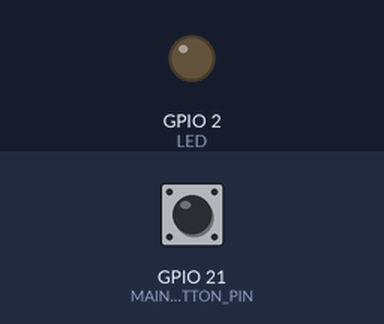
A program run on a simulated ESP32. Parts: output pins drawn as LEDs (lit = HIGH). The test bench sets the inputs (shaded band); at power-on: GPIO 21 (MAIN_BUTTON_PIN) LOW.

Above: at 0.8 s.
0.9 s: GPIO 21 (MAIN_BUTTON_PIN) pulled HIGH for 0.15 s
At 1.02 s:
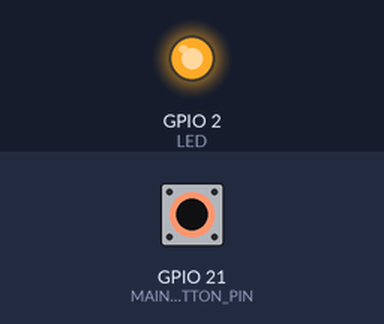
2.6 s: GPIO 21 (MAIN_BUTTON_PIN) pulled HIGH for 3.2 s
At 6.2 s:
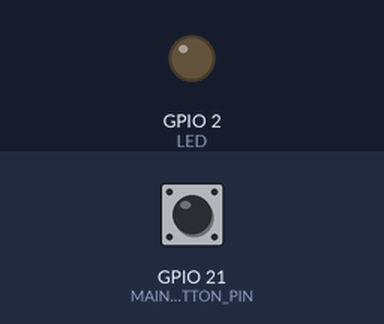
Timing chart, 0 to 7.7 s (numbered marks = the images above; inputs shaded):
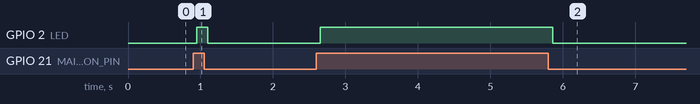

The program:

main.cpp
```cpp
#include <Arduino.h>
#include "task.h"
#include "messaging.h"

QueueHandle_t buttonQueue;

void setup()
{
  ESP_LOGI("*", "STARTED");

  // Enabled ISR service
  gpio_install_isr_service(0);

  // Init tasks
  init_led_task();
  init_log_task();
  init_button_task();
  init_messaging();

  // Run tasks
  run_led_task();
  run_log_task();
  run_button_task();

  // Free up the Arduino loop task
  vTaskDelete(NULL);
}

void loop() {}
```

button.h
```cpp
#ifndef BUTTON_H
#define BUTTON_H

#include <Arduino.h>

typedef enum
{
  RELEASED,
  PRESSED,
  ON_HOLD
} ButtonState_t;

typedef struct
{
  gpio_num_t pin;
  ButtonState_t state;
} ButtonEvent_t;

#endif
```

button_task.h
```cpp
#ifndef BUTTON_TASK_H
#define BUTTON_TASK_H

#define BUTTON_LONG_PRESS_REPEAT_MS 200
#define BUTTON_LONG_PRESS_DURATION_MS 2000

#endif
```

messaging.h
```cpp
#ifndef MESSAGING_H
#define MESSAGING_H

#include <Arduino.h>
#include "button.h"

#define BUTTON_QUEUE_SIZE 4

extern QueueHandle_t buttonQueue;

void init_messaging();

#endif
```

task.h
```cpp
#ifndef TASK_H
#define TASK_H

// LED
void init_led_task();
void run_led_task();

// LOGGER
void init_log_task();
void run_log_task();

// BUTTON
void init_button_task();
void run_button_task();

#endif
```

utils.h
```cpp
#ifndef UTILS_H
#define UTILS_H

// Macro to print uint8, uint16 and uint32 as byte representation: 1111000111
#define PRINTF_BINARY_PATTERN_INT8 "%c%c%c%c%c%c%c%c"
#define PRINTF_BYTE_TO_BINARY_INT8(i)    \
    (((i) & 0x80ll) ? '1' : '0'), \
    (((i) & 0x40ll) ? '1' : '0'), \
    (((i) & 0x20ll) ? '1' : '0'), \
    (((i) & 0x10ll) ? '1' : '0'), \
    (((i) & 0x08ll) ? '1' : '0'), \
    (((i) & 0x04ll) ? '1' : '0'), \
    (((i) & 0x02ll) ? '1' : '0'), \
    (((i) & 0x01ll) ? '1' : '0')

#define PRINTF_BINARY_PATTERN_INT16 \
    PRINTF_BINARY_PATTERN_INT8              PRINTF_BINARY_PATTERN_INT8
#define PRINTF_BYTE_TO_BINARY_INT16(i) \
    PRINTF_BYTE_TO_BINARY_INT8((i) >> 8),   PRINTF_BYTE_TO_BINARY_INT8(i)
#define PRINTF_BINARY_PATTERN_INT32 \
    PRINTF_BINARY_PATTERN_INT16             PRINTF_BINARY_PATTERN_INT16
#define PRINTF_BYTE_TO_BINARY_INT32(i) \
    PRINTF_BYTE_TO_BINARY_INT16((i) >> 16), PRINTF_BYTE_TO_BINARY_INT16(i)
#define PRINTF_BINARY_PATTERN_INT64    \
    PRINTF_BINARY_PATTERN_INT32             PRINTF_BINARY_PATTERN_INT32
#define PRINTF_BYTE_TO_BINARY_INT64(i) \
    PRINTF_BYTE_TO_BINARY_INT32((i) >> 32), PRINTF_BYTE_TO_BINARY_INT32(i)

#endif
```

buton_task.cpp
```cpp
#include <Arduino.h>
#include "task.h"
#include "button_task.h"
#include "button.h"
#include "messaging.h"
#include "utils.h"

#define MAIN_BUTTON_PIN GPIO_NUM_21
#define MASK 0b1111000000111111

const uint8_t buttons_count = 1;

typedef struct
{
  gpio_num_t pin;
  bool inverted;
  uint16_t history;
  uint32_t down_time;
  uint32_t next_long_time;
} Button_t;

Button_t *buttons;

static void update_button(Button_t *btn);
static void button_handler(void *params);
static bool is_button_up(Button_t *btn);
static bool is_button_down(Button_t *btn);
static void send_event(gpio_num_t pin, ButtonState_t state);

void init_button_task()
{
  buttons = (Button_t *)calloc(buttons_count, sizeof(Button_t));
  // queue = xQueueCreate(BUTTON_QUEUE_SIZE, sizeof(ButtonEvent_t));

  // Super bad. It should be filed from config
  buttons[0].pin = MAIN_BUTTON_PIN;
  buttons[0].inverted = true;

  for (size_t i = 0; i < buttons_count; i++)
  {
    gpio_pad_select_gpio(buttons[i].pin);
    gpio_set_direction(buttons[i].pin, GPIO_MODE_INPUT);
    gpio_set_pull_mode(buttons[i].pin, GPIO_FLOATING);
    // gpio_isr_handler_add(buttons[i].pin, isrButtonPress, NULL);
    // gpio_set_intr_type(buttons[i].pin, GPIO_INTR_ANYEDGE);
    // gpio_intr_enable(buttons[i].pin);
  }

  ESP_LOGI("*", "BUTTONS INITIATED");
}

void run_button_task()
{
  xTaskCreatePinnedToCore(button_handler, "BUTTON_TASK", 1024, NULL, tskIDLE_PRIORITY, NULL, 1);
}

static void update_button(Button_t *btn)
{
  btn->history = (btn->history << 1) | gpio_get_level(btn->pin);
}

static bool is_button_pressed(Button_t *btn)
{
  if ((btn->history & MASK) == 0b0000000000111111)
  {
    btn->history = 0xffff;
    return 1;
  }
  return 0;
}

static bool is_button_released(Button_t *btn)
{
  if ((btn->history & MASK) == 0b1111000000000000)
  {
    btn->history = 0x0000;
    return true;
  }
  return false;
}

static bool is_button_down(Button_t *btn)
{
  return btn->inverted
             ? is_button_pressed(btn)
             : is_button_released(btn);
}

static bool is_button_up(Button_t *btn)
{
  return btn->inverted
             ? is_button_released(btn)
             : is_button_pressed(btn);
}

static void send_event(gpio_num_t pin, ButtonState_t state)
{
  ButtonEvent_t event = {
      .pin = pin,
      .state = state};

  xQueueSend(buttonQueue, &event, portMAX_DELAY);
}

static void button_handler(void *params)
{
  for (;;)
  {
    for (size_t i = 0; i < buttons_count; i++)
    {
      update_button(&buttons[i]);
      if (is_button_down(&buttons[i]) && buttons[i].down_time == 0)
      {
        ESP_LOGI("*", "%d  DOWN", buttons[i].pin);
        buttons[i].down_time = millis();
        buttons[i].next_long_time = buttons[i].down_time + BUTTON_LONG_PRESS_DURATION_MS;

        send_event(buttons[i].pin, PRESSED);
      }
      else if (is_button_up(&buttons[i]))
      {
        ESP_LOGI("*", "%d  UP", buttons[i].pin);
        buttons[i].down_time = 0;

        send_event(buttons[i].pin, RELEASED);
      }
      else if (buttons[i].down_time && millis() >= buttons[i].next_long_time)
      {
        ESP_LOGI("*", "%d  ON HOLD", buttons[i].pin);
        buttons[i].next_long_time = buttons[i].next_long_time + BUTTON_LONG_PRESS_REPEAT_MS;

        send_event(buttons[i].pin, ON_HOLD);
      }
    }

    vTaskDelay(10 / portTICK_PERIOD_MS);
  }
}
```

led_task.cpp
```cpp
#include <Arduino.h>
#include "task.h"
#include "messaging.h"

#define LED GPIO_NUM_2

uint8_t led_state = 0;
ButtonEvent_t button_event;
TaskHandle_t xHandle;

static void led_task_handler(void *params);
static void led_blink(void *params);

void init_led_task()
{
  gpio_pad_select_gpio(LED);
  gpio_set_direction(LED, GPIO_MODE_OUTPUT);

  ESP_LOGI("*", "LED INITIATED");
}

void run_led_task()
{
  xTaskCreatePinnedToCore(led_task_handler, "LED_TASK", 2024, NULL, tskIDLE_PRIORITY, NULL, 1);
  //xTaskCreatePinnedToCore(led_blink, "LED_BLINK_TASK", 1024, NULL, tskIDLE_PRIORITY, &xHandle, 1);
  //vTaskSuspend(&xHandle);
}

static void led_task_handler(void *params)
{
  ESP_LOGI("*", "LED TASK STARTED");

  for (;;)
  {
    xQueueReceive(buttonQueue, &button_event, portMAX_DELAY);

    if (button_event.state == PRESSED)
    {
      gpio_set_level(LED, HIGH);
    }
    else if (button_event.state == RELEASED)
    {
      gpio_set_level(LED, LOW);
    }
    else if (button_event.state == ON_HOLD)
    {
      //TODO Start/Stop Led Blink Task
      ESP_LOGI("*", "LED BLINK");
    }
  }
}

static void led_blink(void *params)
{
  for (;;)
  {
    led_state ^= 1;

    ESP_LOGI("*", "LED state %d.", led_state);

    gpio_set_level(LED, led_state);
    vTaskDelay(1000 / portTICK_PERIOD_MS);
  }
}
```

log_task.cpp
```cpp
#include <Arduino.h>
#include "task.h"

static void log_task_handler(void *params);

void init_log_task()
{
  ESP_LOGI("*", "LOG INITIATED");
}

void run_log_task()
{
  xTaskCreatePinnedToCore(log_task_handler, "LOG_TASK", 2024, NULL, tskIDLE_PRIORITY, NULL, 1);
}

static void log_task_handler(void *params)
{
  ESP_LOGI("*", "LOG TASK STARTED");

  for (;;)
  {
    ESP_LOGI("*", "LOG ------------ LOG");
    vTaskDelay(3000 / portTICK_PERIOD_MS);
  }
}
```

messaging.cpp
```cpp
#include "messaging.h"

void init_messaging()
{
  buttonQueue = xQueueCreate(BUTTON_QUEUE_SIZE, sizeof(ButtonEvent_t));
}
```

Measured:
- after the input at 0.9 s, GPIO 2 (LED): LOW → HIGH after 0.05 s, → LOW 0.15 s later
- after the input at 2.6 s, GPIO 2 (LED): LOW → HIGH after 0.05 s, → LOW 3.2 s later
